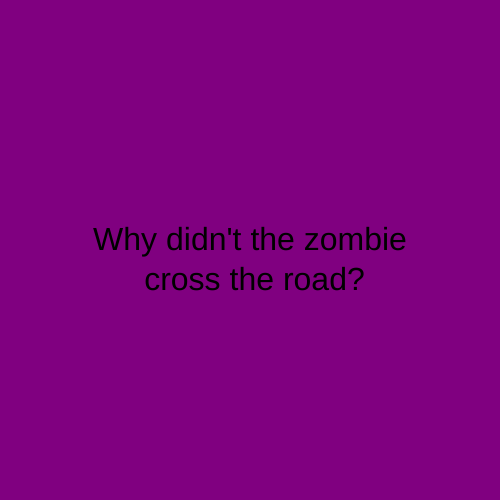
Frame 1 (no input)
Frame 60 (no input): identical to frame 1, image omitted
Frame 120 (the mouse pressed at the canvas centre since frame 60): identical to frame 1, image omitted

The p5.js sketch that drew this single still picture (run headless with seeded random() and noise() and a simulated clock; from frame 60 on, the mouse is pressed at the canvas centre):

// p5.js sketch
// ── sketch.js
let state = 0;


function setup() {
  createCanvas(500, 500);
  textAlign(CENTER);
  textSize(32);
}

function draw() {
  switch (state) {
    case 0:
      background('purple');
      text("Why didn't the zombie\n cross the road?", 250, 250);
      break;


    case 1:
      background('orange');
      text("They didn't have any guts!", 250, 250);
      break;

  }
}

function mouseReleased() {
  state++;
  if (state > 1) {
    state = 0;
  }
}
